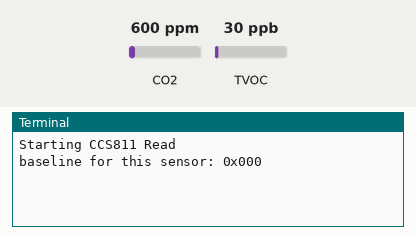
Simulated run of this program. Board: Raspberry Pi (BCM pin numbers). Shown: the last lines printed to the terminal. The test bench sets the inputs (shaded band); at power-on: CO2 600 ppm, TVOC 30 ppb. No MQTT or app messages arrive unless stated.

Above: at 1.2 s.
1.3 s: CO2 set to 452 ppm
At 3.2 s:
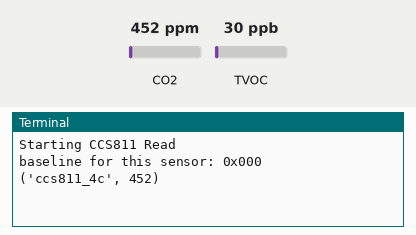
3.5 s: CO2 set to 1050 ppm
At 5.0 s:
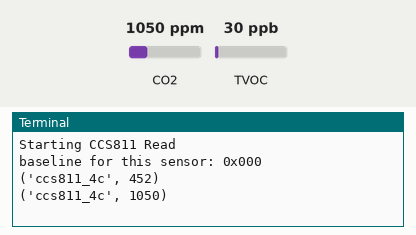

The program:

rasp_to_azure.py
```python
import serial
import sys
from time import sleep
import ccs811LIBRARY
from datetime import datetime
import paho.mqtt.publish as publish


ser = serial.Serial(port='/dev/ttyS0', baudrate=9600, timeout=2)

sensor = ccs811LIBRARY.CCS811()

def setup(mode=1):
    print('Starting CCS811 Read')
    sensor.configure_ccs811()
    sensor.set_drive_mode(mode)

    if sensor.check_for_error():
        sensor.print_error()
        raise ValueError('Error at setDriveMode.')

    result = sensor.get_base_line()
    sys.stdout.write("baseline for this sensor: 0x")
    if result < 0x100:
        sys.stdout.write('0')
    if result < 0x10:
        sys.stdout.write('0')
    sys.stdout.write(str(result) + "\n")

setup(1)

while True:

    esp_value = ser.readline()
    esp_string = str(esp_value, 'UTF-8')


    if esp_string.startswith("Temp&Hum"):
        esp_split = esp_string.split()
        temp_n_hum = esp_split[0]
        temperature = esp_split[1]
        humidity = esp_split[2].strip("'")
        payload = temp_n_hum, temperature, humidity
        publish.single("gruppe4c/sensors", str(payload), hostname="74.234.16.224")

    if esp_string.startswith("Pir4C"):
        pir = esp_string.split()
        payload = pir
        publish.single("gruppe4c/sensors", str(payload), hostname="74.234.16.224")


    if esp_string.startswith("b'Vejrst"):
        esp_strip = esp_string.strip("b'")
        esp_split = esp_strip.split()
        vejrst = esp_split[0]
        temperature = esp_split[1]
        humidity = esp_split[2]
        battery = esp_split[3].strip("'")
        payload = vejrst, temperature, humidity
        publish.single("gruppe4c/sensors", str(payload), hostname="74.234.16.224")

    if esp_string.startswith("b'4CBatMotor"):
        esp_strip = esp_string.strip("b'")
        esp_split = esp_strip.split()
        bat_motor_name = esp_split[0]
        motor_battery = esp_split[1].strip("'")
        payload = bat_motor_name, motor_battery
        publish.single("gruppe4c/sensors", str(payload), hostname="74.234.16.224")

    try:
        if sensor.data_available():
            sensor.read_logorithm_results()
            ccs_name = 'ccs811_4c'
            co2 = sensor.CO2
            payload = ccs_name, co2
            print(payload)

            publish.single("gruppe4c/sensors", str(payload), hostname="74.234.16.224")
    except:
        pass

data.close()
```

ccs811LIBRARY.py
```python
"""
EDITED by Joy-IT
"""

"""
CCS811 Air Quality Sensor Example Code
Author: Sasa Saftic (sasa@infincube.si)
infincube d.o.o.
Date: June 8th, 2017
License: This code is public domain

Based on Sparkfuns Example code written by Nathan Seidle

Read the TVOC and CO2 values from the SparkFun CSS811 breakout board

A new sensor requires at 48-burn in. Once burned in a sensor requires
20 minutes of run in before readings are considered good.

The MIT License (MIT)

Copyright (c) 2016 SparkFun Electronics

Permission is hereby granted, free of charge, to any person obtaining a copy of
this software and associated documentation files (the "Software"), to deal in the
Software without restriction, including without limitation the rights to use, copy,
modify, merge, publish, distribute, sublicense, and/or sell copies of the Software,
and to permit persons to whom the Software is furnished to do so, subject to the
following conditions:

The above copyright notice and this permission notice shall be included in all
copies or substantial portions of the Software.

THE SOFTWARE IS PROVIDED "AS IS", WITHOUT WARRANTY OF ANY KIND, EXPRESS OR IMPLIED,
INCLUDING BUT NOT LIMITED TO THE WARRANTIES OF MERCHANTABILITY, FITNESS FOR A
PARTICULAR PURPOSE AND NONINFRINGEMENT. IN NO EVENT SHALL THE AUTHORS OR COPYRIGHT
HOLDERS BE LIABLE FOR ANY CLAIM, DAMAGES OR OTHER LIABILITY, WHETHER IN AN ACTION
OF CONTRACT, TORT OR OTHERWISE, ARISING FROM, OUT OF OR IN CONNECTION WITH THE
SOFTWARE OR THE USE OR OTHER DEALINGS IN THE SOFTWARE.
"""

import pigpio
import time

CCS811_ADDR = 0x5A  # default I2C Address

CSS811_STATUS = 0x00
CSS811_MEAS_MODE = 0x01
CSS811_ALG_RESULT_DATA = 0x02
CSS811_RAW_DATA = 0x03
CSS811_ENV_DATA = 0x05
CSS811_NTC = 0x06
CSS811_THRESHOLDS = 0x10
CSS811_BASELINE = 0x11
CSS811_HW_ID = 0x20
CSS811_HW_VERSION = 0x21
CSS811_FW_BOOT_VERSION = 0x23
CSS811_FW_APP_VERSION = 0x24
CSS811_ERROR_ID = 0xE0
CSS811_APP_START = 0xF4
CSS811_SW_RESET = 0xFF


class CCS811:
    def __init__(self):
        self.pi = pigpio.pi()
        self.device = self.pi.i2c_open(1, CCS811_ADDR)
        self.tVOC = 0
        self.CO2 = 0

    def print_error(self):
        error = self.pi.i2c_read_byte_data(self.device, CSS811_ERROR_ID)
        message = 'Error: '

        if error & 1 << 5:
            message += 'HeaterSupply '
        elif error & 1 << 4:
            message += 'HeaterFault '
        elif error & 1 << 3:
            message += 'MaxResistance '
        elif error & 1 << 2:
            message += 'MeasModeInvalid '
        elif error & 1 << 1:
            message += 'ReadRegInvalid '
        elif error & 1 << 0:
            message += 'MsgInvalid '

        print(message)

    def check_for_error(self):
        value = self.pi.i2c_read_byte_data(self.device, CSS811_STATUS)
        return value & 1 << 0

    def app_valid(self):
        value = self.pi.i2c_read_byte_data(self.device, CSS811_STATUS)
        return value & 1 << 4

    def set_drive_mode(self, mode):
        if mode > 4:
            mode = 4

        setting = self.pi.i2c_read_byte_data(self.device, CSS811_MEAS_MODE)
        setting &= ~(0b00000111 << 4)
        setting |= (mode << 4)
        self.pi.i2c_write_byte_data(self.device, CSS811_MEAS_MODE, setting)

    def configure_ccs811(self):
        hardware_id = self.pi.i2c_read_byte_data(self.device, CSS811_HW_ID)

        if hardware_id != 0x81:
            raise ValueError('CCS811 not found. Please check wiring.')

        if self.check_for_error():
            self.print_error()
            raise ValueError('Error at Startup.')

        if not self.app_valid():
            raise ValueError('Error: App not valid.')

        self.pi.i2c_write_byte(self.device, CSS811_APP_START)

        if self.check_for_error():
            self.print_error()
            raise ValueError('Error at AppStart.')

    def get_base_line(self):
        a, b = self.pi.i2c_read_i2c_block_data(self.device, CSS811_BASELINE, 2)
        baselineMSB = b[0]
        baselineLSB = b[1]
        baseline = (baselineMSB << 8) | baselineLSB
        return baseline

    def data_available(self):
        value = self.pi.i2c_read_byte_data(self.device, CSS811_STATUS)
        return value & 1 << 3

    def read_logorithm_results(self):
        b, d = self.pi.i2c_read_i2c_block_data(self.device, CSS811_ALG_RESULT_DATA, 4)

        co2MSB = d[0]
        co2LSB = d[1]
        tvocMSB = d[2]
        tvocLSB = d[3]

        self.CO2 = (co2MSB << 8) | co2LSB
        self.tVOC = (tvocMSB << 8) | tvocLSB
```

Measured:
- after the input at 1.3 s, the terminal: prints a new line after 0.71 s (image 1)
- after the input at 3.5 s, the terminal: prints a new line after 0.71 s (image 2)
